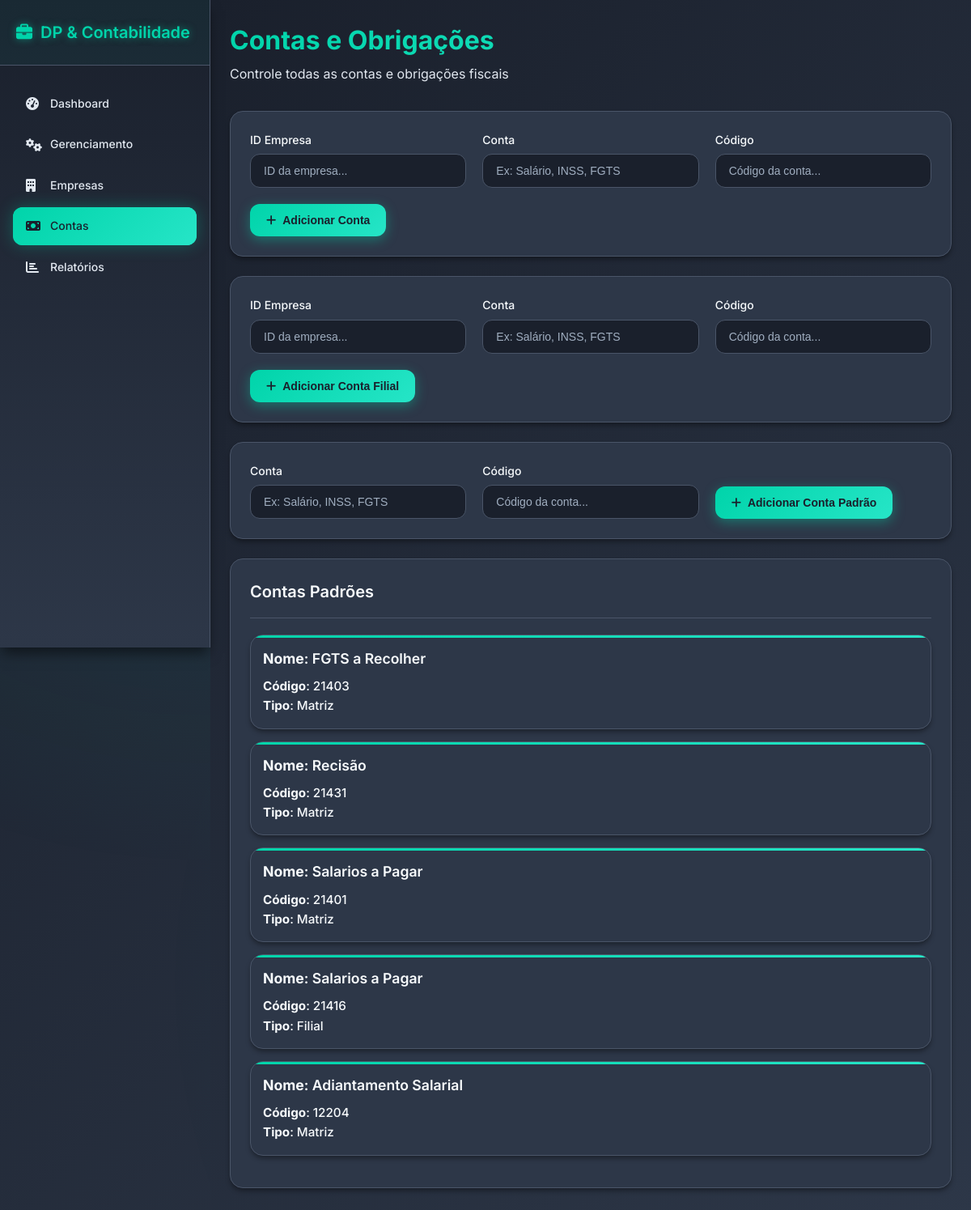
Screenshot of /contas with the database file from the repository.
### tables this page shows
CREATE TABLE contas_modelos (
    id INTEGER PRIMARY KEY AUTOINCREMENT ,
    conta_nome VARCHAR(100) DEFAULT "RANDOM",
    conta_codigo VARCHAR(100) NOT NULL,
    conta_tipo VARCHAR(20) DEFAULT "MATRIZ"
    );

### routes/contas.py (the view)
@contas_bp.route("/contas", methods=["GET"])
def return_page():
    contas = Contas.retornar_contas()
    return render_template("contas.html", aba="contas", contas=contas)

### utils/db_comands.py (called while the page is built)
def execute_command(command, value=None):
    conn = sqlite3.connect(CAMINHO_DB)
    conn.row_factory = sqlite3.Row
    cursor = conn.cursor()
    if value is None:
        cursor.execute(command)
    else:
        cursor.execute(command, value)
    conn.commit()
    if command.strip().upper().startswith("SELECT"):
        rows = cursor.fetchall()
        return [dict(row) for row in rows]
    else:
        return cursor.lastrowid

### utils/func_contas.py (called while the page is built)
    @staticmethod
    def retornar_contas():
        contas = execute_command("SELECT * FROM contas_modelos")
        return contas

### templates/contas.html (shortened to what this page needs)
{% extends "base.html" %}
{% block content %}
<section id="contas" class="tab-content active">
  <div class="page-header">
    <h1>Contas e Obrigações</h1>
    <p>Controle todas as contas e obrigações fiscais</p>
  </div>
  <div class="content-card">
    <form id="contaForm" class="form-grid">
      <div class="form-group">
        <label for="idEmpresa">ID Empresa</label>
        <input type="text" id="idEmpresa" name="id_empresa" placeholder="ID da empresa..." required>
      </div>
      <div class="form-group">
        <label for="contaDesc">Conta</label>
        <input type="text" id="contaDesc" placeholder="Ex: Salário, INSS, FGTS" required>
      </div>
      <div class="form-group">
        <label for="contaDesc">Código</label>
        <input type="text" id="contaDesc" placeholder="Código da conta..." required>
      </div>
      <div class="form-actions">
        <button type="submit" class="btn btn-primary">
          <i class="fas fa-plus"></i> Adicionar Conta
        </button>
      </div>
    </form>
  </div>
  <div class="content-card">
    <form id="contaForm" class="form-grid">
      <div class="form-group">
        <label for="idEmpresa">ID Empresa</label>
        <input type="text" id="idEmpresa" name="id_empresa" placeholder="ID da empresa..." required>
      </div>
      <div class="form-group">
        <label for="contaDesc">Conta</label>
        <input type="text" id="contaDesc" placeholder="Ex: Salário, INSS, FGTS" required>
      </div>
      <div class="form-group">
        <label for="contaDesc">Código</label>
        <input type="text" id="contaDesc" placeholder="Código da conta..." required>
      </div>
      <div class="form-actions">
        <button type="submit" class="btn btn-primary">
          <i class="fas fa-plus"></i> Adicionar Conta Filial
        </button>
      </div>
    </form>
  </div>
  <div class="content-card">
    <form id="contaForm" class="form-grid">
      <div class="form-group">
        <label for="contaDesc">Conta</label>
        <input type="text" id="contaDesc" placeholder="Ex: Salário, INSS, FGTS" required>
      </div>
      <div class="form-group">
        <label for="contaDesc">Código</label>
        <input type="text" id="contaDesc" placeholder="Código da conta..." required>
      </div>
      <div class="form-actions">
        <button type="submit" class="btn btn-primary">
          <i class="fas fa-plus"></i> Adicionar Conta Padrão
        </button>
      </div>
    </form>
  </div>
  <div class="content-card">
    <div class="card-header">
      <h3>Contas Padrões</h3>
    </div>
    <ul id="contaLista">
      {% if contas %}
        {% for conta in contas %}
          <li class="empresa-item">
            <div class="empresa-header">
              <strong class="empresa-nome"><strong>Nome</strong>: {{ conta.conta_nome }}</strong>
            </div>
            <div class="empresa-details">
              <span class="empresa-cnpj"><strong>Código</strong>: {{ conta.conta_codigo }}</span>
            </div>
            <div class="empresa-details">
              <span class="empresa-cnpj"><strong>Tipo</strong>: {{ conta.conta_tipo}}</span>
            </div>
          </li>
        {% endfor %}
      {% else %}
        <li>Nenhuma conta registrada ainda.</li>
      {% endif %}
    </ul>
  </div>
</section>
{% endblock %}

### templates/base.html (shortened to what this page needs)
<!DOCTYPE html>
<html lang="pt-BR">
<head>
  <link rel="stylesheet" href="{{ url_for('static', filename='style.css') }}">
  <link rel="stylesheet" href="https://cdnjs.cloudflare.com/ajax/libs/font-awesome/6.4.2/css/all.min.css">
</head>
<body>
  <div class="app-container">
    <nav class="sidebar">
      <div class="sidebar-header">
        <h2><i class="fas fa-briefcase"></i> DP & Contabilidade</h2>
      </div>
      <ul class="nav-menu">
        <li class="nav-item {% if aba == 'dashboard' %}active{% endif %}">
          <a href="{{ url_for('dashboard.return_dashboard') }}"><i class="fas fa-tachometer-alt"></i> Dashboard</a>
        </li>
        <li class="nav-item {% if aba == 'gerenciamento' %}active{% endif %}">
          <a href="{{ url_for('gerenciamento.return_page') }}"><i class="fas fa-cogs"></i> Gerenciamento</a>
        </li>
        <li class="nav-item {% if aba == 'empresas' %}active{% endif %}">
          <a href="{{ url_for('empresas.return_page') }}"><i class="fas fa-building"></i> Empresas</a>
        </li>
        <li class="nav-item {% if aba == 'contas' %}active{% endif %}">
          <a href="{{ url_for('contas.return_page') }}"><i class="fas fa-money-bill"></i> Contas</a>
        </li>
        <li class="nav-item {% if aba == 'relatorios' %}active{% endif %}">
          <a href="{{ url_for('relatorios.return_page') }}"><i class="fas fa-chart-bar"></i> Relatórios</a>
        </li>
      </ul>
    </nav>
    <main class="main-content">
      {% block content %}{% endblock %}
    </main>
  </div>
</body>
</html>

### rows the page displays
contas_modelos: conta_nome "FGTS a Recolher", conta_codigo "21403", conta_tipo "Matriz"
contas_modelos: conta_nome "Recisão", conta_codigo "21431", conta_tipo "Matriz"
contas_modelos: conta_nome "Salarios a Pagar", conta_codigo "21401", conta_tipo "Matriz"
contas_modelos: conta_nome "Salarios a Pagar", conta_codigo "21416", conta_tipo "Filial"
contas_modelos: conta_nome "Adiantamento Salarial", conta_codigo "12204", conta_tipo "Matriz"
